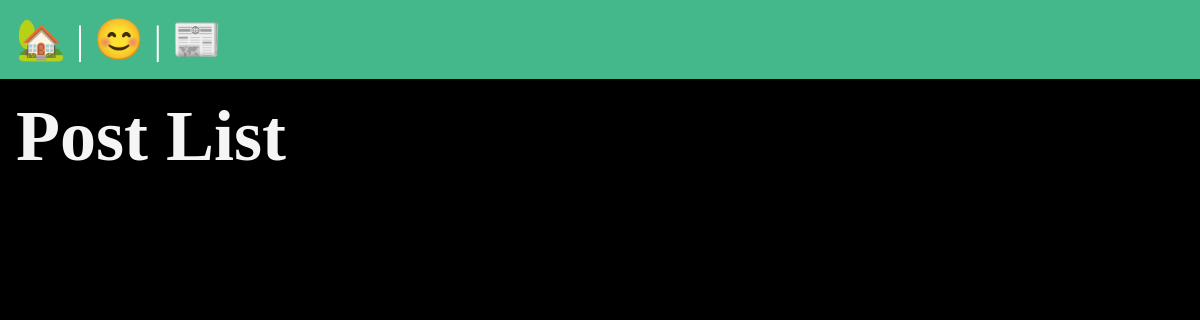
The app's page /posts/, older data.
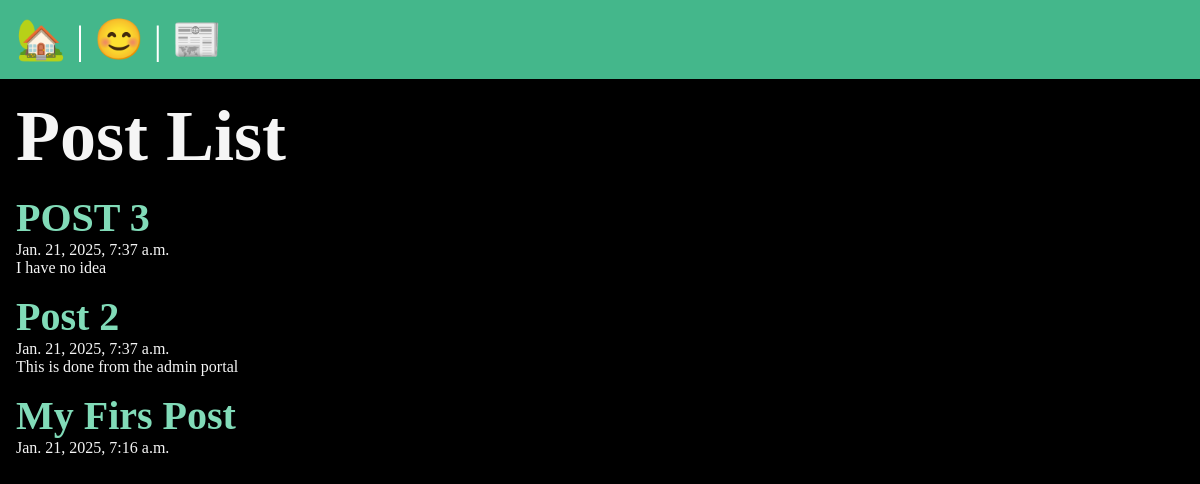
The same page, newer data.
### posts/models.py (models this page shows, shortened)
class Post(models.Model):
    title= models.CharField(max_length=75)
    body= models.TextField()
    slug= models.SlugField()
    date= models.DateTimeField(auto_now_add=True)
    age= models.PositiveIntegerField()

### posts/views.py (the view)
# urls.py: path('', views.posts_list, name='list'),
def posts_list(request):
    posts= Post.objects.all().order_by('-date')
    return render(request, 'posts/posts_list.html', {'posts': posts})

### posts/templates/posts/posts_list.html (shortened to what this page needs)
{% extends 'layout.html' %}
{% block content%}
<section>
    <h1>Post List</h1>
    {% for post in posts%}
    <article class= "Post">
        <h2>
            <a href="{% url 'posts:page' slug=post.slug%}">
               {{ post.title }}
            </a>
        </h2>
        <p>{{ post.date }}</p>
        <p>{{ post.body }}</p>
        </article>
    {%endfor%}
</section>
{%endblock%}

### templates/layout.html (shortened to what this page needs)
<!DOCTYPE html>
{%load static%}
<html lang="en">
<head>
</head>
<link rel="stylesheet" href="{% static 'css/style.css' %}">
<body>
    <nav>
        <a href="/">🏡</a> |
        <a href="/about">😊</a> |
        <a href="{%url 'posts:list' %}">📰</a>
    </nav>
    <main>
        {%block content%}
        {%endblock%}
    </main>
</body>
</html>

Row changes from the older to the newer data that the page shows:
added Post: title "POST 3", date "Jan. 21, 2025, 7:37 a.m.", body "I have no idea"
added Post: title "Post 2", date "Jan. 21, 2025, 7:37 a.m.", body "This is done from the admin portal"
added Post: title "My Firs Post", date "Jan. 21, 2025, 7:16 a.m."
